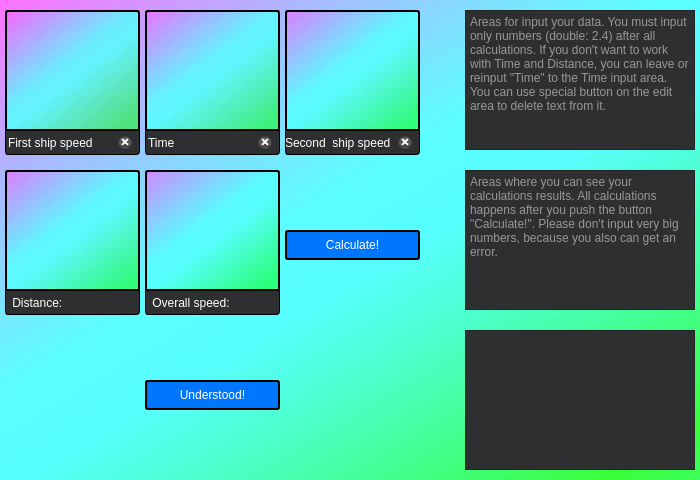
<?xml version="1.0" encoding="UTF-8"?>
<ui version="4.0">
 <class>Form</class>
 <widget class="QWidget" name="Form">
  <property name="geometry">
   <rect>
    <x>0</x>
    <y>0</y>
    <width>700</width>
    <height>480</height>
   </rect>
  </property>
  <property name="minimumSize">
   <size>
    <width>700</width>
    <height>480</height>
   </size>
  </property>
  <property name="maximumSize">
   <size>
    <width>700</width>
    <height>480</height>
   </size>
  </property>
  <property name="windowTitle">
   <string>Help Window</string>
  </property>
  <property name="windowIcon">
   <iconset theme="accessories-calculator"/>
  </property>
  <property name="styleSheet">
   <string notr="true">background-color: qlineargradient(spread:reflect, x1:0, y1:0, x2:0.867, y2:1, stop:0 rgba(255, 85, 255, 152), stop:0.466667 rgba(85, 255, 255, 205), stop:0.577778 rgba(85, 255, 255, 223), stop:1 rgba(0, 255, 0, 135));</string>
  </property>
  <widget class="QLabel" name="label">
   <property name="geometry">
    <rect>
     <x>5</x>
     <y>10</y>
     <width>135</width>
     <height>120</height>
    </rect>
   </property>
   <property name="styleSheet">
    <string notr="true">border-color: rgb(0, 0, 0);
border: 2px solid;
border-bottom: 1px solid;
border-top-left-radius: 3px;
border-top-right-radius: 3px;</string>
   </property>
   <property name="text">
    <string/>
   </property>
   <property name="pixmap">
    <pixmap>../course work/img/V1.jpg</pixmap>
   </property>
   <property name="scaledContents">
    <bool>true</bool>
   </property>
  </widget>
  <widget class="QLineEdit" name="lineEdit">
   <property name="geometry">
    <rect>
     <x>5</x>
     <y>130</y>
     <width>135</width>
     <height>25</height>
    </rect>
   </property>
   <property name="toolTip">
    <string extracomment="frf"/>
   </property>
   <property name="styleSheet">
    <string notr="true">background-color: rgb(46, 47, 48);
color: rgb(255, 255, 255);
border:1px solid;
border-bottom-left-radius: 3px;
border-bottom-right-radius: 3px;
</string>
   </property>
   <property name="text">
    <string>First ship speed</string>
   </property>
   <property name="clearButtonEnabled">
    <bool>true</bool>
   </property>
  </widget>
  <widget class="QLabel" name="label_2">
   <property name="geometry">
    <rect>
     <x>285</x>
     <y>10</y>
     <width>135</width>
     <height>120</height>
    </rect>
   </property>
   <property name="styleSheet">
    <string notr="true">border-color: rgb(0, 0, 0);
border: 2px solid;
border-bottom: 1px solid;
border-top-left-radius: 3px;
border-top-right-radius: 3px;</string>
   </property>
   <property name="text">
    <string/>
   </property>
   <property name="pixmap">
    <pixmap>../course work/img/V2.jpg</pixmap>
   </property>
   <property name="scaledContents">
    <bool>true</bool>
   </property>
  </widget>
  <widget class="QLineEdit" name="lineEdit_2">
   <property name="geometry">
    <rect>
     <x>285</x>
     <y>130</y>
     <width>135</width>
     <height>25</height>
    </rect>
   </property>
   <property name="toolTip">
    <string extracomment="frf"/>
   </property>
   <property name="styleSheet">
    <string notr="true">background-color: rgb(46, 47, 48);
border:1px solid;
border-bottom-left-radius: 3px;
border-bottom-right-radius: 3px;
color: rgb(255, 255, 255);
</string>
   </property>
   <property name="text">
    <string>Second  ship speed</string>
   </property>
   <property name="clearButtonEnabled">
    <bool>true</bool>
   </property>
  </widget>
  <widget class="QLabel" name="label_3">
   <property name="geometry">
    <rect>
     <x>145</x>
     <y>10</y>
     <width>135</width>
     <height>120</height>
    </rect>
   </property>
   <property name="styleSheet">
    <string notr="true">border-color: rgb(0, 0, 0);
border: 2px solid;
border-bottom: 1px solid;
border-top-left-radius: 3px;
border-top-right-radius: 3px;</string>
   </property>
   <property name="text">
    <string/>
   </property>
   <property name="pixmap">
    <pixmap>../course work/img/time.jpg</pixmap>
   </property>
   <property name="scaledContents">
    <bool>true</bool>
   </property>
  </widget>
  <widget class="QLineEdit" name="lineEdit_3">
   <property name="geometry">
    <rect>
     <x>145</x>
     <y>130</y>
     <width>135</width>
     <height>25</height>
    </rect>
   </property>
   <property name="toolTip">
    <string extracomment="frf"/>
   </property>
   <property name="styleSheet">
    <string notr="true">background-color: rgb(46, 47, 48);
color: rgb(255, 255, 255);
border:1px solid;
border-bottom-left-radius: 3px;
border-bottom-right-radius: 3px;
</string>
   </property>
   <property name="text">
    <string>Time</string>
   </property>
   <property name="clearButtonEnabled">
    <bool>true</bool>
   </property>
  </widget>
  <widget class="QTextEdit" name="textEdit">
   <property name="geometry">
    <rect>
     <x>465</x>
     <y>10</y>
     <width>230</width>
     <height>140</height>
    </rect>
   </property>
   <property name="minimumSize">
    <size>
     <width>230</width>
     <height>140</height>
    </size>
   </property>
   <property name="maximumSize">
    <size>
     <width>230</width>
     <height>120</height>
    </size>
   </property>
   <property name="styleSheet">
    <string notr="true">color: rgb(255, 255, 255);
background-color: rgb(46, 47, 48);
</string>
   </property>
   <property name="readOnly">
    <bool>true</bool>
   </property>
   <property name="placeholderText">
    <string>Areas for input your data. You must input only numbers (double: 2.4) after all calculations. If you don't want to work with Time and Distance, you can leave or reinput &quot;Time&quot; to the Time input area. You can use special button on the edit area to delete text from it.</string>
   </property>
  </widget>
  <widget class="QPushButton" name="pushButton">
   <property name="geometry">
    <rect>
     <x>145</x>
     <y>380</y>
     <width>135</width>
     <height>30</height>
    </rect>
   </property>
   <property name="styleSheet">
    <string notr="true">color: rgb(255, 255, 255);
border: 2px solid black;
border-radius: 3px;
background-color: rgb(0, 118, 254);</string>
   </property>
   <property name="text">
    <string>Understood!</string>
   </property>
  </widget>
  <widget class="QLabel" name="label_5">
   <property name="geometry">
    <rect>
     <x>145</x>
     <y>290</y>
     <width>135</width>
     <height>25</height>
    </rect>
   </property>
   <property name="styleSheet">
    <string notr="true">background-color: rgb(46, 47, 48);
border:1px solid;
border-bottom-left-radius: 3px;
border-bottom-right-radius: 3px;
color: rgb(255, 255, 255);
</string>
   </property>
   <property name="text">
    <string> Overall speed: </string>
   </property>
  </widget>
  <widget class="QLabel" name="label_7">
   <property name="geometry">
    <rect>
     <x>145</x>
     <y>170</y>
     <width>135</width>
     <height>120</height>
    </rect>
   </property>
   <property name="styleSheet">
    <string notr="true">border-color: rgb(0, 0, 0);
border: 2px solid;
border-bottom: 1px solid;
border-top-left-radius: 3px;
border-top-right-radius: 3px;</string>
   </property>
   <property name="text">
    <string/>
   </property>
   <property name="pixmap">
    <pixmap>../course work/img/Vr.jpg</pixmap>
   </property>
   <property name="scaledContents">
    <bool>true</bool>
   </property>
  </widget>
  <widget class="QLabel" name="label_6">
   <property name="geometry">
    <rect>
     <x>5</x>
     <y>170</y>
     <width>135</width>
     <height>120</height>
    </rect>
   </property>
   <property name="styleSheet">
    <string notr="true">border-color: rgb(0, 0, 0);
border: 2px solid;
border-bottom: 1px solid;
border-top-left-radius: 3px;
border-top-right-radius: 3px;</string>
   </property>
   <property name="text">
    <string/>
   </property>
   <property name="pixmap">
    <pixmap>../course work/img/N97ByE0WfPwRXceH3tk-TnxkkDQB1HTtKpBeoB7OVGCn4L0CapHRVrpoOVNRnu94bgD34JLV3EuCw-xblu8H3M3d.jpg</pixmap>
   </property>
   <property name="scaledContents">
    <bool>true</bool>
   </property>
  </widget>
  <widget class="QLabel" name="label_4">
   <property name="geometry">
    <rect>
     <x>5</x>
     <y>290</y>
     <width>135</width>
     <height>25</height>
    </rect>
   </property>
   <property name="styleSheet">
    <string notr="true">background-color: rgb(46, 47, 48);
border:1px solid;
border-bottom-left-radius: 3px;
border-bottom-right-radius: 3px;
color: rgb(255, 255, 255);
</string>
   </property>
   <property name="text">
    <string> Distance: </string>
   </property>
  </widget>
  <widget class="QPushButton" name="pushButton_2">
   <property name="geometry">
    <rect>
     <x>285</x>
     <y>230</y>
     <width>135</width>
     <height>30</height>
    </rect>
   </property>
   <property name="styleSheet">
    <string notr="true">color: rgb(255, 255, 255);
border: 2px solid black;
border-radius: 3px;
background-color: rgb(0, 118, 254);</string>
   </property>
   <property name="text">
    <string>Calculate!</string>
   </property>
  </widget>
  <widget class="QTextEdit" name="textEdit_2">
   <property name="geometry">
    <rect>
     <x>465</x>
     <y>170</y>
     <width>230</width>
     <height>140</height>
    </rect>
   </property>
   <property name="minimumSize">
    <size>
     <width>230</width>
     <height>140</height>
    </size>
   </property>
   <property name="maximumSize">
    <size>
     <width>230</width>
     <height>140</height>
    </size>
   </property>
   <property name="styleSheet">
    <string notr="true">color: rgb(255, 255, 255);
background-color: rgb(46, 47, 48);
</string>
   </property>
   <property name="readOnly">
    <bool>true</bool>
   </property>
   <property name="placeholderText">
    <string>Areas where you can see your calculations results. All calculations happens after you push the button &quot;Calculate!&quot;. Please don't input very big numbers, because you also can get an error.</string>
   </property>
  </widget>
  <widget class="QTextEdit" name="textEdit_3">
   <property name="geometry">
    <rect>
     <x>465</x>
     <y>330</y>
     <width>230</width>
     <height>140</height>
    </rect>
   </property>
   <property name="minimumSize">
    <size>
     <width>230</width>
     <height>140</height>
    </size>
   </property>
   <property name="maximumSize">
    <size>
     <width>230</width>
     <height>140</height>
    </size>
   </property>
   <property name="styleSheet">
    <string notr="true">color: rgb(255, 255, 255);
background-color: rgb(46, 47, 48);
</string>
   </property>
   <property name="readOnly">
    <bool>true</bool>
   </property>
   <property name="markdown">
    <string/>
   </property>
   <property name="html">
    <string>&lt;!DOCTYPE HTML PUBLIC &quot;-//W3C//DTD HTML 4.0//EN&quot; &quot;http://www.w3.org/TR/REC-html40/strict.dtd&quot;&gt;
&lt;html&gt;&lt;head&gt;&lt;meta name=&quot;qrichtext&quot; content=&quot;1&quot; /&gt;&lt;meta charset=&quot;utf-8&quot; /&gt;&lt;style type=&quot;text/css&quot;&gt;
p, li { white-space: pre-wrap; }
hr { height: 1px; border-width: 0; }
&lt;/style&gt;&lt;/head&gt;&lt;body style=&quot; font-family:'Sans Serif'; font-size:9pt; font-weight:400; font-style:normal;&quot;&gt;
&lt;p style=&quot;-qt-paragraph-type:empty; margin-top:6px; margin-bottom:6px; margin-left:0px; margin-right:0px; -qt-block-indent:0; text-indent:0px;&quot;&gt;&lt;br /&gt;&lt;/p&gt;&lt;/body&gt;&lt;/html&gt;</string>
   </property>
   <property name="placeholderText">
    <string/>
   </property>
  </widget>
 </widget>
 <resources/>
 <connections>
  <connection>
   <sender>pushButton</sender>
   <signal>clicked()</signal>
   <receiver>Form</receiver>
   <slot>close()</slot>
   <hints>
    <hint type="sourcelabel">
     <x>335</x>
     <y>367</y>
    </hint>
    <hint type="destinationlabel">
     <x>347</x>
     <y>289</y>
    </hint>
   </hints>
  </connection>
 </connections>
</ui>
